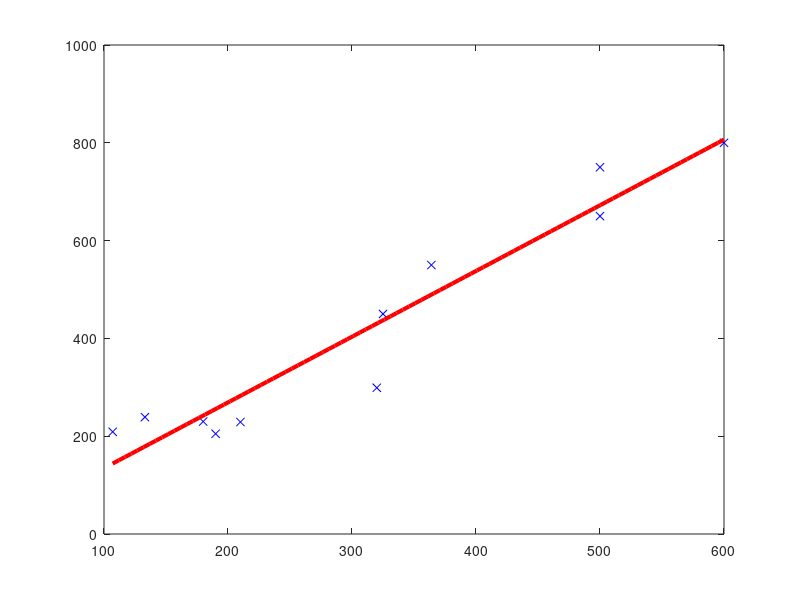

MATLAB code to generate this figure:
#!/usr/bin/octave-cli

## Cargue los datos en del archivo 'escazu'.dat
D=load("escazu.dat");

## Extraiga la columna de áreas y precios
Xo=[ones(rows(D),1), D(:,1)];  ## áreas
Yo=D(:,4);                     ## precios

## Extraiga min-max de áreas y precios
minArea=min(Xo(:,2));
maxArea=max(Xo(:,2));
minPrice=min(Yo);
maxPrice=max(Yo);

## Use las ecuaciones normales para calcular los parámetros de
## regresión lineal
## theta=inv(Xo'*Xo)*Xo'*Yo;
theta=pinv(Xo)*Yo;

## Grafique los puntos originales y la recta de regresión lineal con
## al menos 100 puntos
figure(1,"name","Regresión lineal");

hold off;
plot(Xo(:,2),Yo,'bx'); ## Datos originales

areas=linspace(minArea,maxArea,100);
Xp=[ones(length(areas),1), areas'];  ## áreas
y=Xp*theta;

hold on;
plot(areas,y,'r',"linewidth",3);

## ¿Como podemos modificar esto para normalizar?

## ¿Cómo podemos modificar lo anterior para hacer una regresión
## polinomial?


